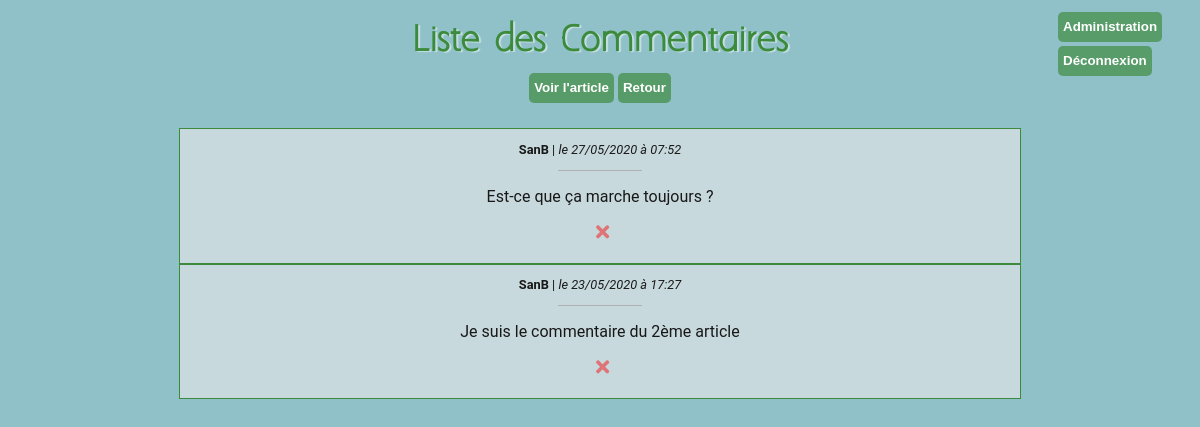
The app's page /index.php?action=listComment&id=2 (signed in) with its own data.
### tables this page shows
CREATE TABLE IF NOT EXISTS `comments` (
  `id` int(11) NOT NULL AUTO_INCREMENT,
  `id_posts` int(11) NOT NULL,
  `author` varchar(30) NOT NULL,
  `comment` text NOT NULL,
  `creation_date` datetime NOT NULL,
  `reported` int(11) NOT NULL DEFAULT '0',
  PRIMARY KEY (`id`)
);

### model/Comment.php (called while the page is built, shortened)
<?php
class Comment extends Article {
    public function getComment($postId) {
        $dbComments = parent::dbConnect();
        $req = $dbComments->prepare("SELECT id, id_posts, author, comment, DATE_FORMAT(creation_date, 'le %d/%m/%Y à %H:%i') AS creation_date_fr, reported FROM comments WHERE id_posts = $postId ORDER BY id DESC ");
        $req->execute(array($postId));
        return $req;
    }
}

### controller/CommentsCtrlr.php (called while the page is built, shortened)
<?php
class CommentsCtrlr  {
    public function getComments($id) {
        $req = new Comment;
        $comments = $req->getComment($id);
        return $comments;
    }
}

### view/backend/listCommentsView.php (the view, shortened to what this page needs)
<section>
    <div class="container">
        <div class="title">
        <h1>Liste des Commentaires</h1>
        </div>
        <div class="buttons_list">
            <a href="Index.php?action=post&amp;id=<?= $_GET['id'] ?>"><input type="button" value="Voir l'article" class="bttn"></a>
            <a href="Index.php?action=administration"><input type="button" value="Retour" class="bttn"></a>
        </div>
        <div class="bloc_articles">
            <?php while ($comment = $comments->fetch() ) { ?>
                <div class="comment article">
                    <div class="comment_info">
                        <p><?= '<strong>' . htmlspecialchars($comment['author']) .  '</strong> |  <em>' . $comment['creation_date_fr'] . '</em>'; ?></p>
                        <div class="short_line"></div>
                    </div>
                    <div class="comment_content">
                        <p><?= htmlspecialchars($comment['comment']) ?></p>
                    </div>
                    <div class="comment_icn icnInList">
                        <a href="Index.php?action=deleteComment&amp;from=listComments&amp;id=<?= $_GET['id'] ?>&amp;comId=<?= $comment['id'] ?>&amp;token=<?= $_SESSION['token'] ?>"><i class="fas fa-times deleteCommentIcn" title="Supprimer ce commentaire"></i></a>
                    </div>
                </div>
            <?php } ?>
        </div>
    </div>
</section>
<?php $content = ob_get_clean();
require('view/frontend/Template.php'); ?>

### public/css/Blog.css (style rules this page uses)
html, body, h1 { margin: 0; padding: 0; border: 0; font-size: 100%; font: inherit; vertical-align: baseline; scroll-behavior: smooth; }
h1 { font-weight: bold; font-size: 2em; }
.container { min-height: 100vh; padding-bottom: 20px; background-color: rgba(34, 130, 146, 0.5); color: rgb(24, 24, 24); }
.article { border: 1px solid rgb(60, 139, 60); background: white; text-align: center; width: 70%; margin: auto; padding-bottom: 20px; }
a { text-decoration: none; }
.title { padding-top: 20px; text-align: center; color: rgb(60, 139, 60); text-shadow: 2px 1px 1px rgba(255, 255, 255, 0.5); }
h1 { font-family: "Argh", "Arial", "sans-serif"; }
.bttn { height: 30px; border: none; text-align: center; background-color: rgba(60, 139, 60, 0.681); color: white; font-weight: bold; cursor: pointer; border-radius: 5px; margin-top: 10px; margin-bottom: 5px; transition-property: background-color; transition-duration: 0.5s; font-family: Arial, Helvetica, sans-serif; }
.short_line { width: 50%; margin: auto; border-bottom : 0.2px solid rgba(3, 2, 2, 0.3); }
.buttons_list { text-align: center; }
.comment { font-family: "Roboto", "Arial", "sans-serif"; }
.comment .short_line { width: 10%; border-bottom : 0.2px solid rgba(151, 136, 136, 0.5); }
textarea, input { font-family: "Roboto", "Arial", "sans-serif"; border: 0.5px solid rgb(60, 139, 6); border-radius: 2px; padding: 5px; line-height: 1.1; }
.comment_info { font-size: 0.8em; }
.comment_content { display: flex; flex-direction: row; justify-content: center; }
.comment_icn i { color: rgba(245, 16, 16, 0.5); font-size: 1.2em; cursor: pointer; padding-top: 16px; padding-left: 5px; }
.bloc_articles { padding-top: 20px; font-family: "AvantGarde", "Arial", "sans-serif"; }
.bloc_articles .article { background-color: rgba(243, 237, 237, 0.563); }
.icnInList i { padding-top: 0; }

### records on screen
comments: author "SanB", creation_date_fr "le 27/05/2020 à 07:52", comment "Est-ce que ça marche toujours ?"
comments: author "SanB", creation_date_fr "le 23/05/2020 à 17:27", comment "Je suis le commentaire du 2ème article"
